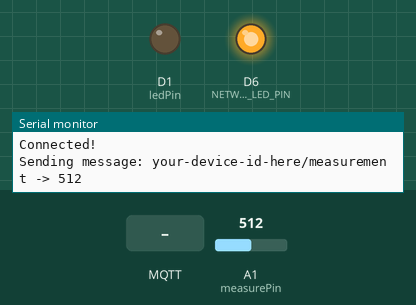
Simulated run of this sketch. Board: Arduino MKR. Parts: output pins drawn as LEDs (lit = HIGH), the last lines printed to the serial monitor. Inputs (shaded band) come from the test bench; at power-on: A1 (measurePin) = 512. WiFi joins after 1.5 s; servers stay silent unless stated; no MQTT or app messages arrive unless stated.

Above: at 2.7 s.
2.8 s: MQTT message "5" arrives on the first subscribed topic
At 4.0 s:
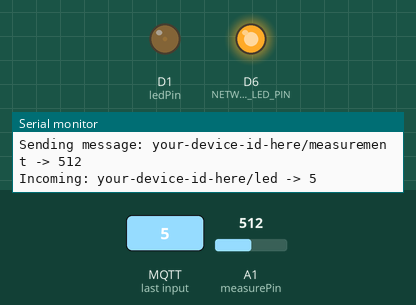
4.3 s: MQTT message "90" arrives on the first subscribed topic
At 5.4 s:
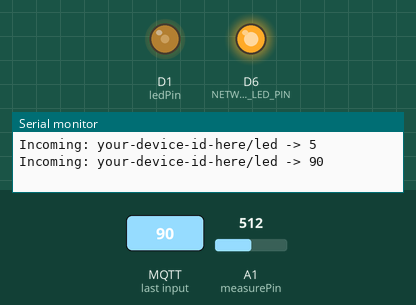
5.8 s: MQTT message "200" arrives on the first subscribed topic
At 6.5 s:
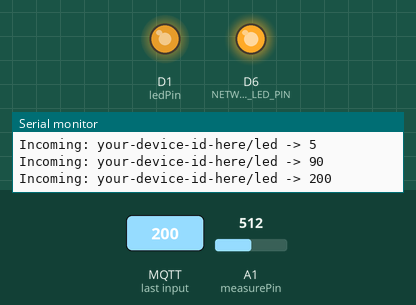
7.3 s: MQTT message "on" arrives on the first subscribed topic
At 7.7 s:
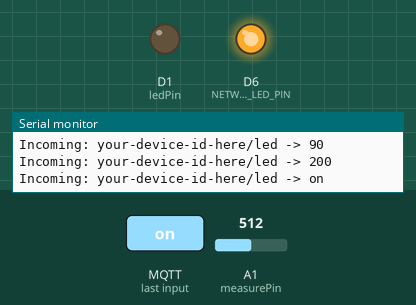
Timing chart, 0 to 9.8 s (numbered marks = the images above; inputs shaded):
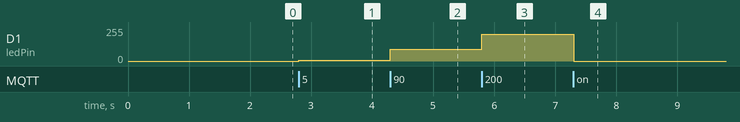

The sketch:

mqtt.ino
```cpp
// This example uses an Arduino/Genuino Zero together with
// a WiFi101 Shield or a MKR1000 to connect to shiftr.io.
//
// IMPORTANT: This example uses the new WiFi101 library.
//
// You can check on your device after a successful
// connection here: https://www.shiftr.io/try.
//
// by Gilberto Conti
// https://github.com/256dpi/arduino-mqtt

#include <MQTT.h>
#include "MessageBuffer.h"

String deviceId = "your-device-id-here";
MQTTClient mqtt;
int outputBrightness = 0;
int previousInput = 0;
int input = 0;
int ledPin = 1;
int measurePin = A1;

void setup() {
  Serial.begin(115200);
  initNetwork();

  // set the callback for received messages
  mqtt.onMessage(messageReceived);
  // subscribe to the led topic
  mqtt.subscribe(deviceId + "/led");
}

void loop() {
  // trigger the MQTT loop (keep this first!)
  loopMqtt();
  // read the current value of the potentiometer
  input = analogRead(measurePin);
  // if it has updated, enqueue a published update
  if (previousInput != input) {
    previousInput = input;
    enqueue((Msg) {deviceId + "/measurement", String(input)});
  }

  // set the output LED brightness
  analogWrite(1, outputBrightness);
}

void messageReceived(String &topic, String &payload) {
  Serial.println("Incoming: " + topic + " -> " + payload);
  // Set the output brightness of the LED
  outputBrightness = payload.toInt();

  // Note: Do not use the mqtt directly in the callback to publish, subscribe or
  // unsubscribe as it may cause deadlocks when other things arrive while
  // sending and receiving acknowledgments. Instead, set some state, and trigger
  // make the call in loop() after calling mqtt.loop(). MessageBuffer.h is
  // provided for this purpose.
}
```

MessageBuffer.h
```cpp
#include <Arduino.h>

struct Msg {
  String topic;
  String body;
} ;

void enqueue(Msg msg);

void flush();
```

MqttControl.ino
```cpp
/*
 * Controls for connecting and providing connection status info.
 */
#include <WiFi101.h>
#include "arduino_secrets.h"
#include "src/Queue.h"

#define NETWORK_LED_PIN LED_BUILTIN

// Network parameters
char ssid[] = SSID;
char password[] = PASS;
char mqttHost[] = MQTT_BROKER_HOST;

WiFiClient net;

// Status
int status = WL_IDLE_STATUS;

void initNetwork() {
  // set the pin mode for the network connection indicator
  pinMode(NETWORK_LED_PIN, OUTPUT);
  digitalWrite(NETWORK_LED_PIN, LOW);
  // Connect to WiFi
  while (status != WL_CONNECTED) {
    Serial.print("Attempting to connect to SSID: ");
    Serial.println(ssid);
    status = WiFi.begin(ssid, password);

    // Wait up to 10 seconds for connection:
    int i = 0;
    while (i < 10 && WiFi.status() != WL_CONNECTED) {
      delay(1000);
    }
  }

  digitalWrite(NETWORK_LED_PIN, HIGH);
  Serial.println("WiFi connected");

  // Print the IP address
  IPAddress ip = WiFi.localIP();
  Serial.print("My IP Address: ");
  Serial.println(ip);

  mqtt.begin(mqttHost, net);
  connect();
}

void checkWiFi() {
  if (WiFi.status() != WL_CONNECTED) {
    Serial.println("WiFi disconnected. Reconnecting...");
    initNetwork();
  }
}

void connect() {
  Serial.print("Attempting to connect to MQTT broker: ");
  Serial.println(mqttHost);
  while (!mqtt.connect("arduino", "public", "public")) {
    Serial.print(".");
    delay(1000);
  }

  Serial.println("Connected!");
}

void loopMqtt() {
  mqtt.loop();
  if (!mqtt.connected()) {
    connect();
  }
  flush();
}

/**
 * Buffer MQTT messages for sending on the next loop. Note that a maximum
 * of 16 messages can be queued between flushes. Any messages after the 16th
 * will be dropped.
 */
Queue<Msg> messageQueue = Queue<Msg>(16);

void enqueue(Msg m) {
  messageQueue.push(m);
}

void flush() {
  Msg message;
  while (messageQueue.count() > 0) {
    Serial.print("Sending message: ");
    message = messageQueue.pop();
    Serial.println(message.topic + " -> " + message.body);
    mqtt.publish(message.topic, message.body);
  }
}
```

arduino_secrets.h
```cpp
// Place your secrets here

#define SSID "your ssid"
#define PASS "your password"

  // Note: Local domain names (e.g. "Computer.local" on OSX) are not supported
  // by Arduino. You need to set the IP address directly.
#define MQTT_BROKER_HOST ""
```

Queue.h
```cpp
// https://github.com/sdesalas/Arduino-Queue.h

#ifndef ARDUINO_QUEUE_H
#define ARDUINO_QUEUE_H

#include <Arduino.h>

template<class T>
class Queue {
  private:
    int _front, _back, _count;
    T *_data;
    int _maxitems;
  public:
    Queue(int maxitems = 256) {
      _front = 0;
      _back = 0;
      _count = 0;
      _maxitems = maxitems;
      _data = new T[maxitems + 1];
    }
    ~Queue() {
      delete[] _data;
    }
    inline int count();
    inline int front();
    inline int back();
    void push(const T &item);
    T peek();
    T pop();
    void clear();
};

template<class T>
inline int Queue<T>::count()
{
  return _count;
}

template<class T>
inline int Queue<T>::front()
{
  return _front;
}

template<class T>
inline int Queue<T>::back()
{
  return _back;
}

template<class T>
void Queue<T>::push(const T &item)
{
  if(_count < _maxitems) { // Drops out when full
    _data[_back++]=item;
    ++_count;
    // Check wrap around
    if (_back > _maxitems)
      _back -= (_maxitems + 1);
  }
}

template<class T>
T Queue<T>::pop() {
  if(_count <= 0) return T(); // Returns empty
  else {
    T result = _data[_front];
    _front++;
    --_count;
    // Check wrap around
    if (_front > _maxitems)
      _front -= (_maxitems + 1);
    return result;
  }
}

template<class T>
T Queue<T>::peek() {
  if(_count <= 0) return T(); // Returns empty
  else return _data[_front];
}

template<class T>
void Queue<T>::clear()
{
  _front = _back;
  _count = 0;
}

#endif
```

Measured:
- after the input at 2.8 s, D1 (ledPin): 0/255 → 5/255 at once
- after the input at 4.3 s, D1 (ledPin): 5/255 → 90/255 at once
- after the input at 5.8 s, D1 (ledPin): 90/255 → 200/255 at once
- after the input at 7.3 s, D1 (ledPin): 200/255 → 0/255 at once
